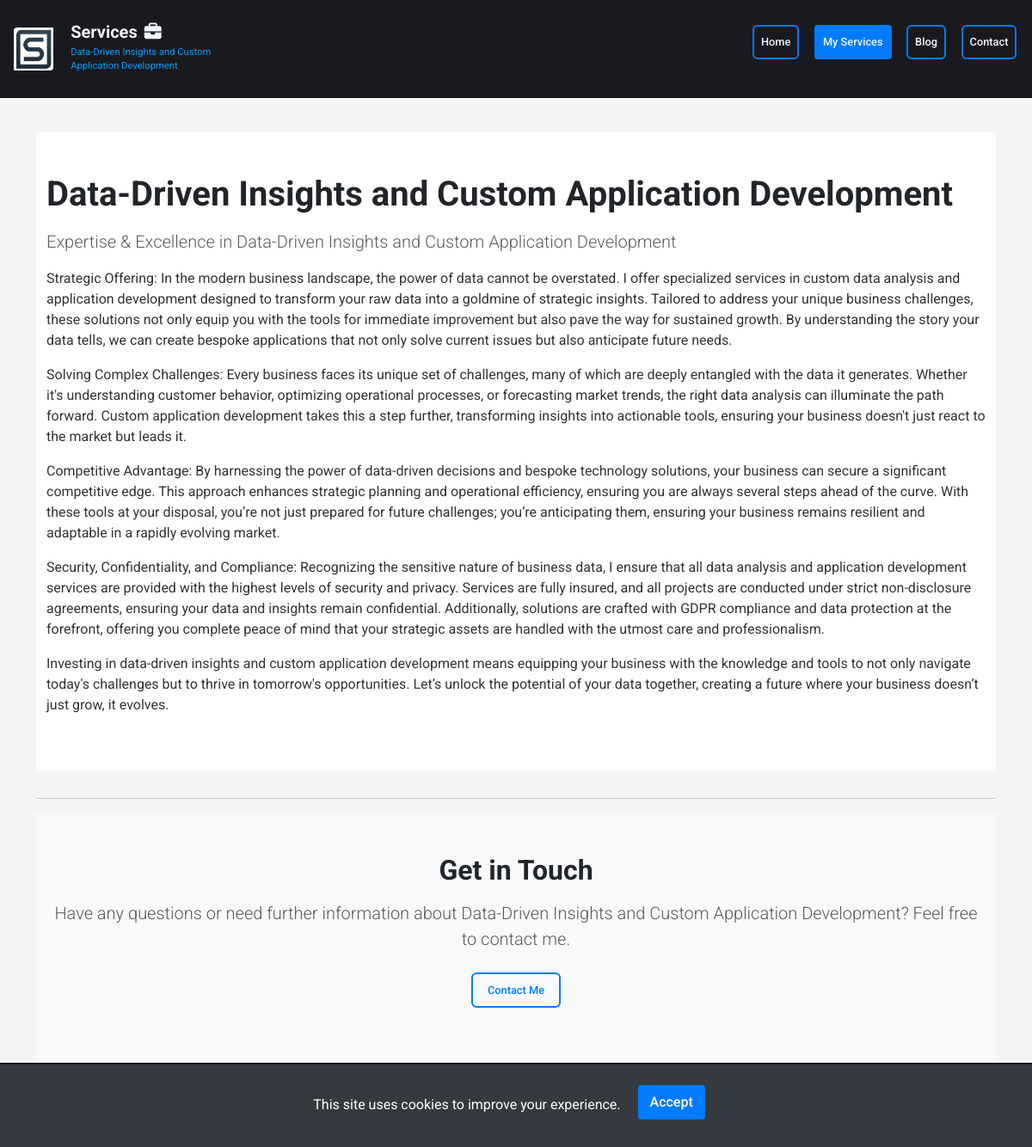
/services/13/, run on the app's committed database.
### services/models.py (models this page shows, shortened)
class Service(models.Model):
    title = models.CharField(max_length=200, unique=True)
    short_description = models.TextField(default='No short description provided.')
    description = models.TextField()
    home_description = models.TextField(
        default='Brief overview for home page.',
        help_text='A concise description for the home page.'
    )
    link = models.URLField(max_length=200, blank=True, null=True)
    class Meta:
        verbose_name = "Service"
        verbose_name_plural = "Services"
        ordering = ['title']

### services/views.py (the view)
# urls.py: path('<int:pk>/', service_detail_view, name='service_detail'),
def service_detail_view(request, pk):
    service = get_object_or_404(Service, pk=pk)
    return render(request, 'services/service_detail.html', {'service': service})

### services/templates/services/service_detail.html (shortened to what this page needs)
{% extends "base.html" %}
{% block content %}
<section class="hero-introduction-section py-5 bg-light">
    <div class="container">
        <div class="row">
            <div class="col-lg-12 mx-auto">
                <h1 class="section-title mb-3">{{ service.title }}</h1>
                <p class="lead text-muted">Expertise & Excellence in {{ service.title }}</p>
                <div class="service-description">
                    {{ service.description|linebreaks }}
                </div>
            </div>
        </div>
    </div>
</section>
<hr class="section-divider">
<section class="contact-section py-5 bg-light">
    <div class="container">
        <div class="row">
            <div class="col-lg-12 mx-auto text-center">
                <h2 class="section-title mb-3">Get in Touch</h2>
                <p class="lead text-muted">Have any questions or need further information about {{ service.title }}? Feel free to contact me.</p>
                <a href="/contact" class="btn btn-outline-primary mt-2">Contact Me</a>
            </div>
        </div>
    </div>
</section>
{% endblock %}

### static/css/base.css (style rules this page uses)
* { margin: 0; padding: 0; box-sizing: border-box; }
body { font-family: 'Roboto', Arial, sans-serif; font-size: 1rem; line-height: 1.6; color: #333; background-color: #f5f5f5; }
h1, h2, h3, h4, h5, h6 { margin-top: 0; margin-bottom: 0.5em; color: #212529; font-weight: 700; }
h1 { font-size: 2.5rem; }
h2 { font-size: 2rem; }
p { margin-bottom: 1rem; font-size: 1rem; line-height: 1.5; color: #333; }
a { color: #007bff; text-decoration: none; transition: color 0.3s ease; }
.text-center { text-align: center; }
.mt-2 { margin-top: 0.5rem; }
.mb-3 { margin-bottom: 1rem; }

### static/css/components.css (style rules this page uses)
.btn { background-color: #343a40; color: #ffffff; border: 2px solid transparent; padding: 0.55rem 1.05rem; font-size: 0.8rem; border-radius: 0.375rem; transition: all 0.3s ease; cursor: pointer; font-weight: 500; margin: 1rem; }
.btn-outline-primary { color: #007bff; background-color: transparent; border-color: #007bff; }

### static/css/layout.css (style rules this page uses)
.hero-section, .latest-news-section, .about-section, .services-section, .blog-section, .hero-introduction-section { background-color: #fff !important; padding: 2rem 0; margin-bottom: 2rem; border-radius: 0.25rem; }

### data on the page
Service: title "Data-Driven Insights and Custom Application Development", description "Strategic Offering: In the modern business landscape, the power of data cannot be overstated. I offer specialized services in custom data analysis and application development designed to transform your raw data into a goldmine of strategic insights. Tailored to address your unique business challenges, these solutions not only equip you with the tools for immediate improvement but also pave the way for sustained growth. By understanding the story your data tells, we can create bespoke applications that not only solve current issues but also anticipate future needs. Solving Complex Challenges: Every business faces its unique set of challenges, many of which are deeply entangled with the data…"
